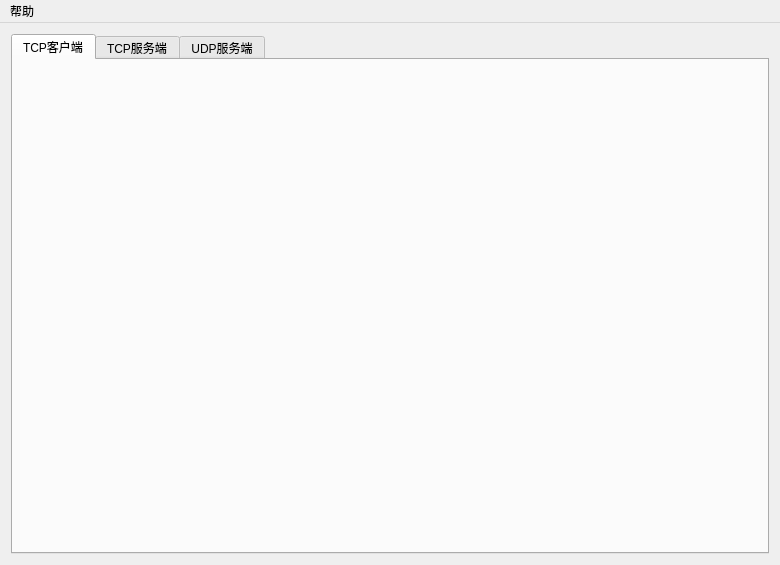
<?xml version="1.0" encoding="UTF-8"?>
<ui version="4.0">
 <class>MainWindow</class>
 <widget class="QMainWindow" name="MainWindow">
  <property name="geometry">
   <rect>
    <x>0</x>
    <y>0</y>
    <width>780</width>
    <height>565</height>
   </rect>
  </property>
  <property name="windowTitle">
   <string>MainWindow</string>
  </property>
  <widget class="QWidget" name="centralWidget">
   <layout class="QVBoxLayout" name="verticalLayout">
    <item>
     <widget class="QTabWidget" name="tabWidget">
      <property name="layoutDirection">
       <enum>Qt::LeftToRight</enum>
      </property>
      <property name="currentIndex">
       <number>0</number>
      </property>
      <property name="elideMode">
       <enum>Qt::ElideNone</enum>
      </property>
      <widget class="tabTCPClient" name="TabTCPClient">
       <attribute name="title">
        <string>TCP客户端</string>
       </attribute>
      </widget>
      <widget class="tabTCPServer" name="TabTCPServer">
       <attribute name="title">
        <string>TCP服务端</string>
       </attribute>
      </widget>
      <widget class="tabUDPServer" name="TabUDPServer">
       <attribute name="title">
        <string>UDP服务端</string>
       </attribute>
      </widget>
     </widget>
    </item>
   </layout>
  </widget>
  <widget class="QMenuBar" name="menuBar">
   <property name="geometry">
    <rect>
     <x>0</x>
     <y>0</y>
     <width>780</width>
     <height>23</height>
    </rect>
   </property>
   <widget class="QMenu" name="menu">
    <property name="title">
     <string>帮助</string>
    </property>
    <addaction name="actionAbout"/>
   </widget>
   <addaction name="menu"/>
  </widget>
  <action name="actionAbout">
   <property name="text">
    <string>关于</string>
   </property>
  </action>
 </widget>
 <layoutdefault spacing="6" margin="11"/>
 <customwidgets>
  <customwidget>
   <class>tabTCPClient</class>
   <extends>QWidget</extends>
   <header>tabtcpclient.h</header>
   <container>1</container>
  </customwidget>
  <customwidget>
   <class>tabTCPServer</class>
   <extends>QWidget</extends>
   <header>tabtcpserver.h</header>
   <container>1</container>
  </customwidget>
  <customwidget>
   <class>tabUDPServer</class>
   <extends>QWidget</extends>
   <header>tabudpserver.h</header>
   <container>1</container>
  </customwidget>
 </customwidgets>
 <resources/>
 <connections/>
</ui>
